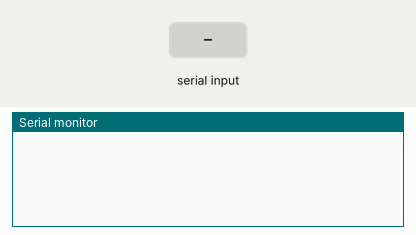
Simulated run of this sketch. Board: Arduino Uno, built with avr-gcc and run on an emulated ATmega328P. On the bench: the last lines printed to the serial monitor. The test bench sets the inputs (shaded band).

Above: at 1.2 s.
1.3 s: "90,45\n" received over Serial
At 1.8 s:
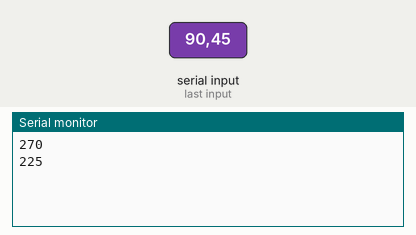
2.8 s: "30,150\n" received over Serial
At 4.8 s:
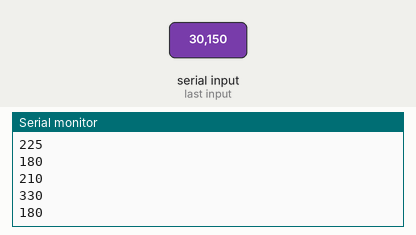
Timing chart, 0 to 6.3 s (numbered marks = the images above; inputs shaded):
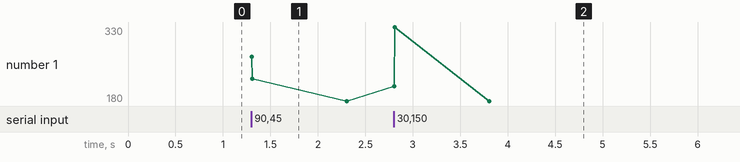

Measured:
- after the input at 1.3 s, the serial monitor: prints a new line at once (image 1)
- after the input at 2.8 s, the serial monitor: prints a new line at once (image 2)

The sketch:

test_360_modulus.ino
```cpp
void setup() {
  Serial.begin(9600);
}

void loop() {
  if (Serial.available() > 0) {
    int n = Serial.parseInt();
    int m = (n - 180) % 360;
    if (m < 0) {
      m += 360;
    }
    Serial.println(m);
  }
}
```
